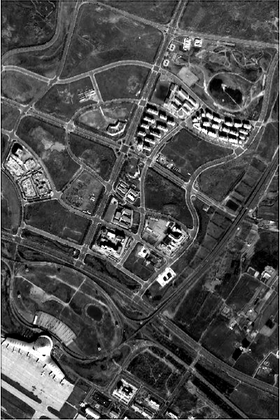
%> input picture mtic/MS_B.tif, 280 x 420 px, shrunk from 400 x 600 before the run
$ octave --eval "result = RollingGuidanceFilter_Guided(imread('mtic/MS_B.tif'));"   (GNU Octave 9; MATLAB toolbox functions it lacks are replaced by stand-ins)
%> lines starting %> are read from the running program, lines starting %| are printed output that depends on the picture
### gaussFilter.m
function output=gaussFilter(I,sigma)
%> called with sigma = 3

output = I.*0;
%> output: size 420x280 uint8; every value is 0
window=double(uint8(3*sigma)*2+1);%窗口大小一半为3*sigma
H=fspecial('gaussian', window, sigma);%fspecial('gaussian', hsize, sigma)产生滤波模板
%为了不出现黑边，使用参数'replicate'（输入图像的外部边界通过复制内部边界的值来扩展）

for c=1:size(I,3)
    output(:,:,c)=imfilter(I(:,:,c),H,'replicate');
end
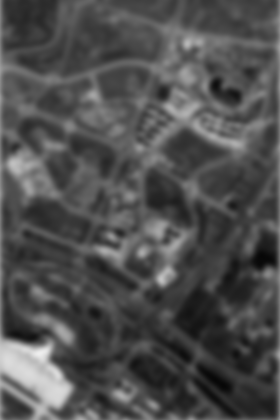
%> output: size 420x280 uint8; min 7, max 238, mean 78.9

end

### RollingGuidanceFilter_Guided.m
%
%   Rolling Guidance Filter
%
%   res = RollingGuidanceFilter(I,sigma_s,sigma_r,iteration) filters image
%   "I" by removing its small structures. The borderline between "small"
%   and "large" is determined by the parameter sigma_s. The sigma_r is
%   fixed to 0.1. The filter is an iteration process. "iteration" is used
%   to control the number of iterations.
%
%   Paras:
%   @I         : input image, DOUBLE image, any # of channels
%   @sigma_s   : spatial sigma (default 3.0). Controlling the spatial
%                weight of bilateral filter and also the filtering scale of
%                rolling guidance filter.
%   @sigma_r   : range sigma (default 0.1). Controlling the range weight of
%                bilateral filter.
%   @iteration : the iteration number of rolling guidance (default 4).
%
%
%   Example
%   ==========
%   I = im2double(imread('image.png'));
%   res = RollingGuidanceFilter(I,3,0.05,4);
%   figure, imshow(res);
%
%
%   Note
%   ==========
%   This implementation filters multi-channel/color image by separating its
%   channels, so the result of this implementation will be different with
%   that in the corresponding paper. To generate the results in the paper,
%   please refer to our executable file or C++ implementation on our
%   website.
%
%   ==========
%   The Code is created based on the method described in the following paper:
%   [1] "Rolling Guidance Filter", Qi Zhang, Li Xu, Jiaya Jia, European
%        Conference on Computer Vision (ECCV), 2014
%
%   The code and the algorithm are for non-comercial use only.
%
%
%   Author: Qi Zhang (zhangqi@cse.cuhk.edu.hk)
%   Date  : 08/14/2014
%   Version : 1.0
%   Copyright 2014, The Chinese University of Hong Kong.
%


function res = RollingGuidanceFilter_Guided(I,sigma_s,sigma_r,iteration)

if ~exist('iteration','var')
   iteration = 4;
end

if ~exist('sigma_s','var')
    sigma_s = 3;
end

if ~exist('sigma_r','var')
    sigma_r = 0.1;
end

res = gaussFilter(I,sigma_s);
for i=1:iteration
    for c=1:size(I,3)
        G = res(:,:,c);
        res(:,:,c) = guidedfilter(G,I(:,:,c),sigma_s,sigma_r^2);
    end
end
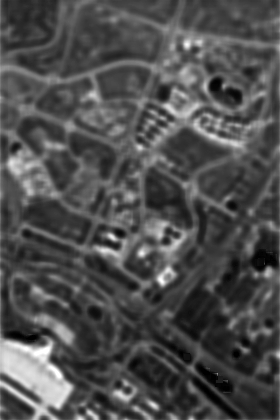
%> res: size 420x280 uint8; min 0, max 255, mean 78

end

$ run again, on mtic/MS_G.tif
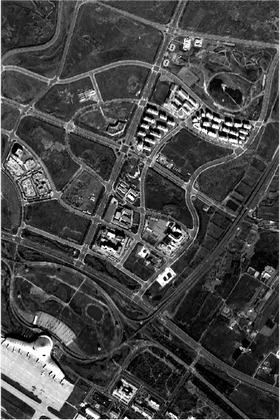
%> input picture mtic/MS_G.tif, 280 x 420 px, shrunk from 400 x 600 before the run
%> after the loop in gaussFilter, `for c=1:size(I,3)`:
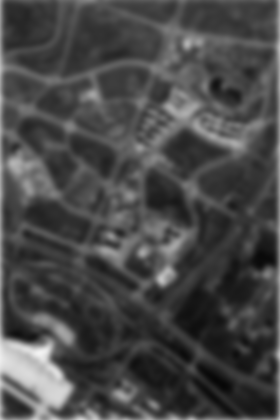
%> output: size 420x280 uint8; min 7, max 242, mean 72.3
%> after the loop in RollingGuidanceFilter_Guided, `for i=1:iteration`:
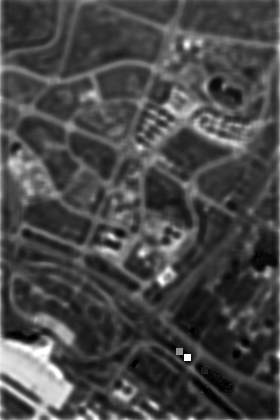
%> res: size 420x280 uint8; min 0, max 255, mean 71.2

$ run again, on mtic/MS_G4.tif
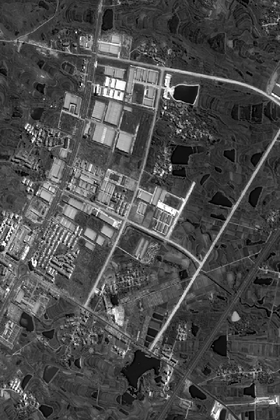
%> input picture mtic/MS_G4.tif, 280 x 420 px, shrunk from 400 x 600 before the run
%> after the loop in gaussFilter, `for c=1:size(I,3)`:
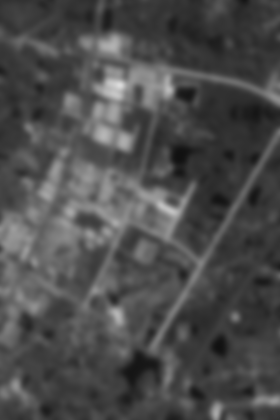
%> output: size 420x280 uint8; min 17, max 220, mean 76.2
%> after the loop in RollingGuidanceFilter_Guided, `for i=1:iteration`:
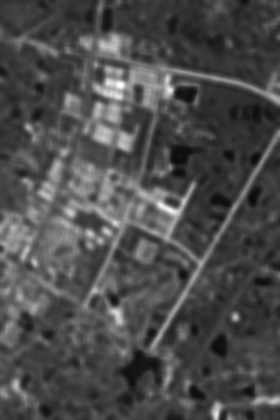
%> res: size 420x280 uint8; min 10, max 255, mean 76.3

$ run again, on mtic/MS_G6.tif
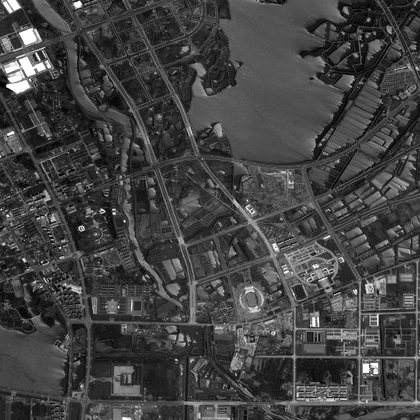
%> input picture mtic/MS_G6.tif, 420 x 420 px, shrunk from 1024 x 1024 before the run
%> after the loop in gaussFilter, `for c=1:size(I,3)`:
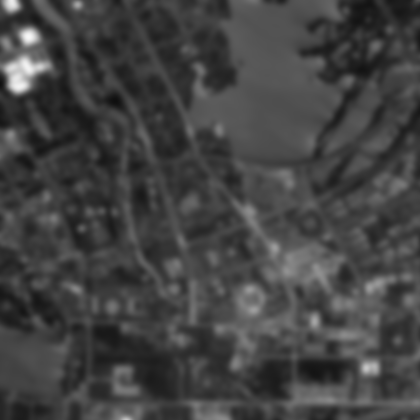
%> output: size 420x420 uint8; min 15, max 248, mean 67
%> after the loop in RollingGuidanceFilter_Guided, `for i=1:iteration`:
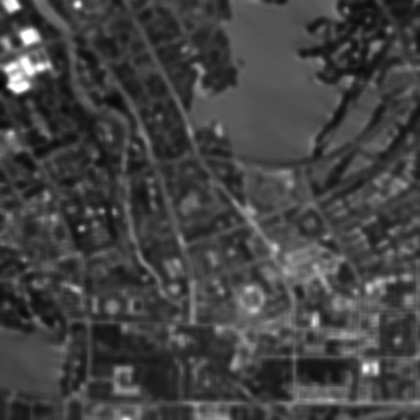
%> res: size 420x420 uint8; min 0, max 255, mean 67; mean of the top-left, top-right, bottom-left and bottom-right quarters 61, 68.4, 61.6, 77.2
